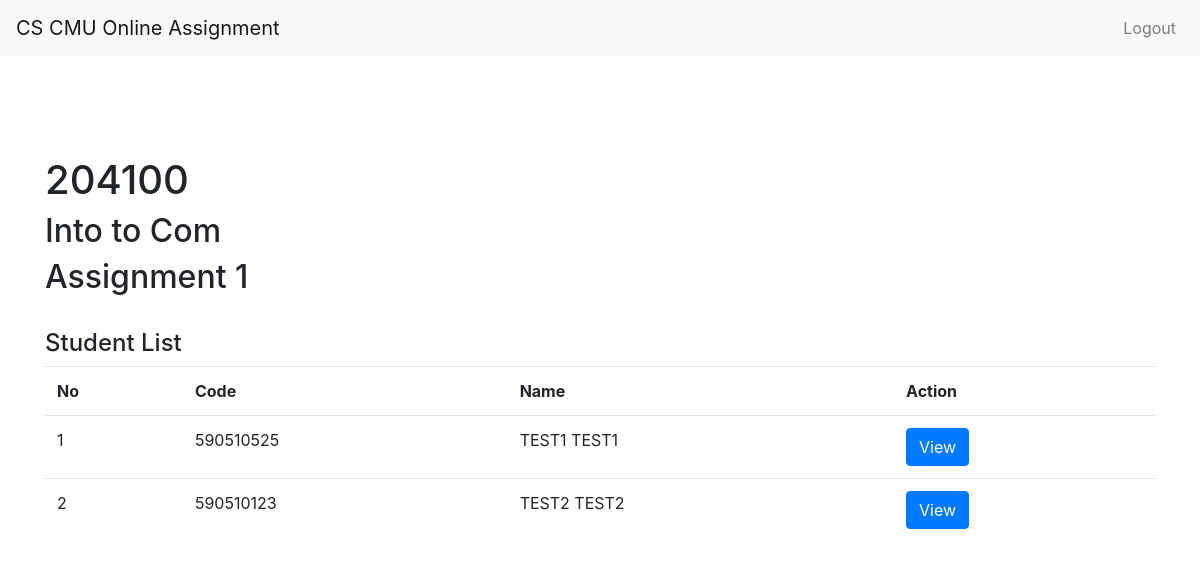
The app's page /assignment/1/score/1/list/ with its own data.
### assignment/models.py (models this page shows, shortened)
class StudentDoAssignment(models.Model):
    student = models.ForeignKey(Student, on_delete=models.CASCADE)
    assignment = models.ForeignKey(Assignment, on_delete=models.CASCADE)
    finish = models.BooleanField(default=False)
    check = models.BooleanField(default=False)
    class Meta:
        unique_together = (("student","assignment"))

class Assignment(models.Model):
    subject = models.ForeignKey(Subject, on_delete=models.CASCADE)
    start_date = models.DateField()
    end_date = models.DateField()
    name = models.CharField(max_length=50)
    publish = models.BooleanField(default=False)
    score = models.FloatField()

class Subject(models.Model):
    subject_code = models.CharField(max_length=6, primary_key=True)
    name = models.CharField(max_length=20)
    no_section = models.IntegerField()

### member/models.py (models this page shows, shortened)
class Student(models.Model):
    user = models.OneToOneField(User,on_delete=models.CASCADE)
    code = models.CharField(max_length=9)
    class Meta:
        unique_together = (("user","code"))

### assignment/views/check.py (the view)
class StudentReportList(generic.ListView):
    template_name = 'teacher/student_report_list.html'
    model = MemberSection
    def get_context_data(self,**kwargs):
        context = super(StudentReportList, self).get_context_data(**kwargs)
        do = StudentDoAssignment.objects.filter(assignment=self.kwargs['assignment'])
        context['data'] = do
        return context

### assignment/templates/teacher/student_report_list.html
{% extends "base.html" %}
{% load staticfiles %}
{% block body %}
    <div class="container con-dashboard">
        <h1>{{ data.0.assignment.subject.subject_code }}</h1>
        <h2>{{ data.0.assignment.subject.name }}</h2>
        <h2>{{ data.0.assignment.name }}</h2>
        <br>
        <h4>Student List</h4>
        <table class="table">
            <tr>
                <th>No</th>
                <th>Code</th>
                <th>Name</th>
                <th>Action</th>
            </tr>
            {% for std in data %}
            <tr>
                <td>{{forloop.counter}}</td>
                <td>{{std.student.code}}</td>
                <td>{{std.student.user.first_name}} {{std.student.user.last_name}}</td>
                <td><a href={% url 'assignment:student_assignment_score' data.0.assignment.subject.subject_code data.0.assignment.pk std.student.code %}><button class="btn btn-primary">View</button></a></td>
            </tr>
            {% endfor %}
        </table>
    </div>
    {% endblock %}

### assignment/static/css/check-homework.css (style rules this page uses)
.con-dashboard { margin-top: 100px; }

### records on screen
StudentDoAssignment: assignment.subject_code "204100", assignment.name "Into to Com", assignment.name "Assignment 1", student.code "590510525", student.user.first_name "TEST1", student.user.last_name "TEST1"
StudentDoAssignment: student.code "590510123", student.user.first_name "TEST2", student.user.last_name "TEST2"
